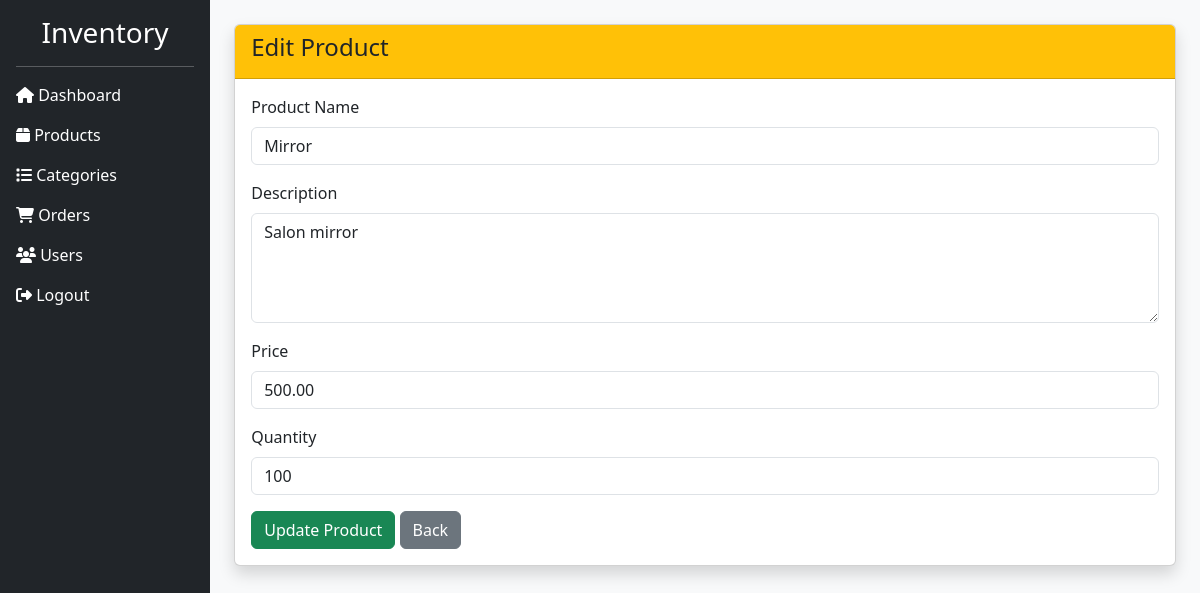
Screenshot of /admin/edit_product.php?id=9 (signed in) with the database file from the repository.
### tables this page shows
CREATE TABLE `products` (
  `id` int(11) NOT NULL,
  `category_id` int(11) NOT NULL,
  `product_name` varchar(150) NOT NULL,
  `description` text NOT NULL,
  `price` decimal(10,2) NOT NULL,
  `quantity` int(11) NOT NULL,
  `image` varchar(255) NOT NULL,
  `created_at` timestamp NOT NULL DEFAULT current_timestamp()
);

### admin/edit_product.php (the view, shortened to what this page needs)
<?php
include "../config/db.php";
include "../includes/header.php";
include "../includes/sidebar.php";
$id = $_GET['id'];
$sql = "SELECT * FROM products WHERE id='$id'";
$result = mysqli_query($conn, $sql);
$row = mysqli_fetch_assoc($result);
?>
<div class="card shadow">
    <div class="card-header bg-warning text-dark">
        <h4>Edit Product</h4>
    </div>
    <div class="card-body">
        <form method="POST">
            <div class="mb-3">
                <label class="form-label">Product Name</label>
                <input
                    type="text"
                    name="product_name"
                    class="form-control"
                    value="<?php echo $row['product_name']; ?>"
                    required>
            </div>
            <div class="mb-3">
                <label class="form-label">Description</label>
                <textarea
                    name="description"
                    class="form-control"
                    rows="4"><?php echo $row['description']; ?></textarea>
            </div>
            <div class="mb-3">
                <label class="form-label">Price</label>
                <input
                    type="number"
                    step="0.01"
                    name="price"
                    class="form-control"
                    value="<?php echo $row['price']; ?>"
                    required>
            </div>
            <div class="mb-3">
                <label class="form-label">Quantity</label>
                <input
                    type="number"
                    name="quantity"
                    class="form-control"
                    value="<?php echo $row['quantity']; ?>"
                    required>
            </div>
            <button type="submit" name="update" class="btn btn-success">
                Update Product
            </button>
            <a href="products.php" class="btn btn-secondary">
                Back
            </a>
        </form>
    </div>
</div>
<?php
include "../includes/footer.php";
?>

### rows the page displays
products: product_name "Mirror", description "Salon mirror", price "500.00", quantity "100"
